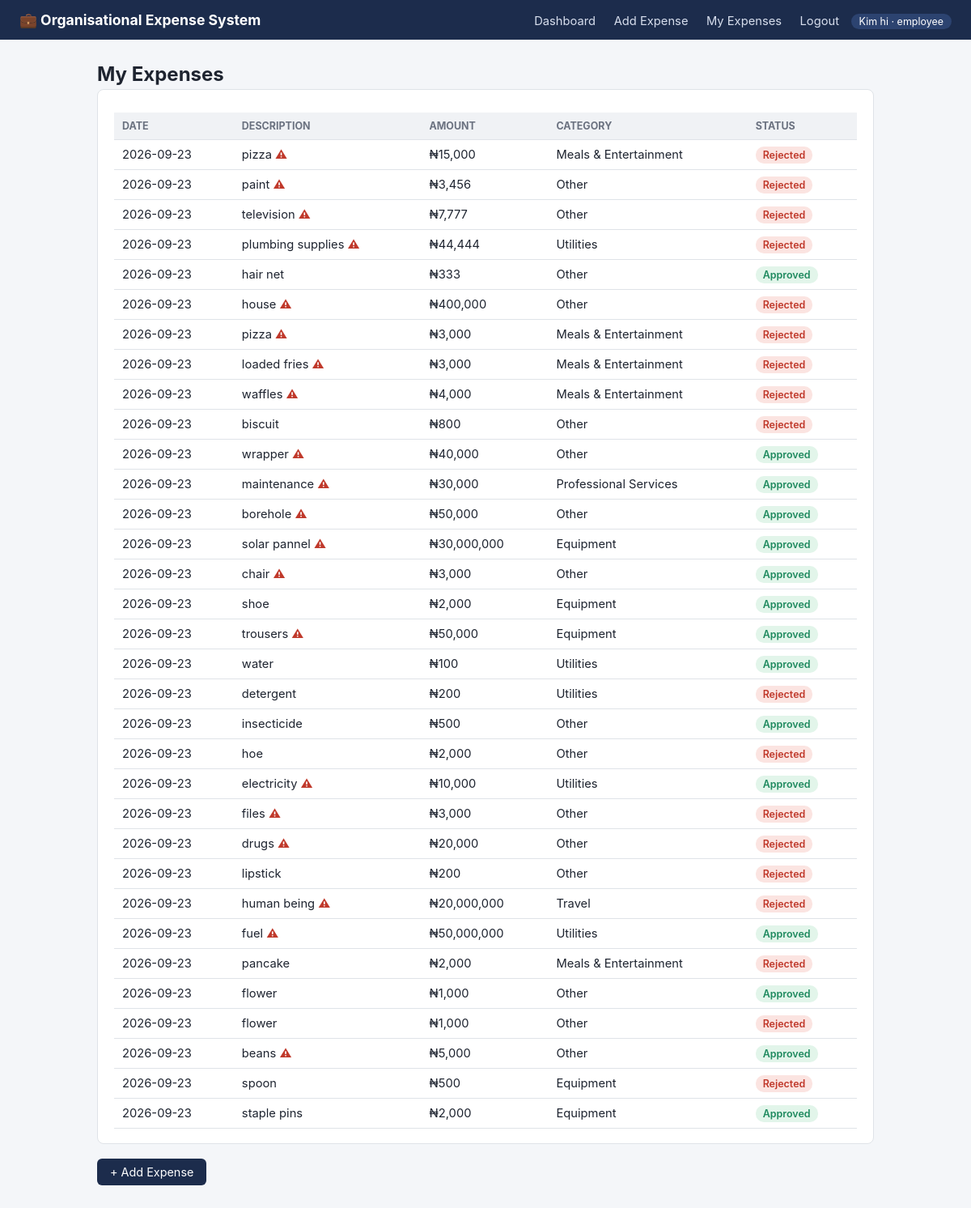
Page /expenses/mine (signed in) on the committed database.
### tables this page shows
CREATE TABLE users (
            user_id INTEGER PRIMARY KEY AUTOINCREMENT,
            name TEXT NOT NULL,
            email TEXT UNIQUE NOT NULL,
            password TEXT NOT NULL,
            department TEXT,
            role TEXT NOT NULL CHECK (role IN ('employee', 'manager', 'admin'))
        , is_active INTEGER NOT NULL DEFAULT 1);

CREATE TABLE expenses (
            expense_id INTEGER PRIMARY KEY AUTOINCREMENT,
            user_id INTEGER NOT NULL,
            description TEXT NOT NULL,
            amount REAL NOT NULL,
            category TEXT,
            department TEXT,
            date TEXT NOT NULL,
            status TEXT NOT NULL DEFAULT 'Pending' CHECK (status IN ('Pending', 'Approved', 'Rejected')),
            flagged INTEGER NOT NULL DEFAULT 0,
            FOREIGN KEY (user_id) REFERENCES users(user_id)
        );

### app.py (the view)
@app.route("/expenses/mine")
@login_required(("employee", "manager", "admin"))
def my_expenses():
    user = current_user()
    conn = get_connection()
    expenses = conn.execute(
        "SELECT * FROM expenses WHERE user_id = ? ORDER BY date DESC", (user["user_id"],)
    ).fetchall()
    conn.close()
    return render_template("my_expenses.html", expenses=expenses)

### app.py (called while the page is built)
def current_user():
    if "user_id" not in session:
        return None
    return {
        "user_id": session["user_id"],
        "name": session["name"],
        "role": session["role"],
        "department": session["department"],
    }

@app.context_processor
def inject_user():
    return {"current_user": current_user()}

### database.py (called while the page is built)
def get_connection():
    conn = sqlite3.connect(DB_PATH)
    conn.row_factory = sqlite3.Row
    conn.execute("PRAGMA foreign_keys = ON")
    return conn

### templates/my_expenses.html (shortened to what this page needs)
{% extends "base.html" %}
{% block content %}
<h1>My Expenses</h1>
<div class="card">
  {% if expenses %}
  <table>
    <tr><th>Date</th><th>Description</th><th>Amount</th><th>Category</th><th>Status</th></tr>
    {% for e in expenses %}
    <tr>
      <td>{{ e.date[:10] }}</td>
      <td>{{ e.description }}{% if e.flagged %} <span class="flag" title="Flagged as unusual">⚠</span>{% endif %}</td>
      <td>₦{{ "{:,.0f}".format(e.amount) }}</td>
      <td>{{ e.category }}</td>
      <td><span class="badge {{ e.status }}">{{ e.status }}</span></td>
    </tr>
    {% endfor %}
  </table>
  {% else %}
  <p class="empty">You haven't submitted any expenses yet.</p>
  {% endif %}
</div>
<a class="btn" href="{{ url_for('new_expense') }}">+ Add Expense</a>
{% endblock %}

### templates/base.html (shortened to what this page needs)
<!DOCTYPE html>
<html lang="en">
<head>
</head>
<body>
<header>
  <div class="brand">💼 Organisational Expense System</div>
  <nav>
    {% if current_user %}
      <a href="{{ url_for('dashboard') }}">Dashboard</a>
      <a href="{{ url_for('new_expense') }}">Add Expense</a>
      <a href="{{ url_for('my_expenses') }}">My Expenses</a>
      <a href="{{ url_for('logout') }}">Logout</a>
      <span class="role-badge">{{ current_user.name }} · {{ current_user.role }}</span>
    {% endif %}
  </nav>
</header>
<main>
  {% block content %}{% endblock %}
</main>
</body>
</html>

### templates/base.html (style rules this page uses)
:root { --navy: #1c2c4c; --navy-light: #2c4370; --green: #1f8a5f; --red: #c0392b; --amber: #b8860b; --bg: #f4f6f9; --border: #dfe3e8; --text: #1e2430; --muted: #6b7280; }
* { box-sizing: border-box; }
body { margin: 0; font-family: -apple-system, BlinkMacSystemFont, "Segoe UI", Roboto, Arial, sans-serif; background: var(--bg); color: var(--text); }
header { background: var(--navy); color: white; padding: 14px 24px; display: flex; justify-content: space-between; align-items: center; flex-wrap: wrap; }
header .brand { font-weight: 700; font-size: 1.1rem; }
nav a { color: #d7deed; text-decoration: none; margin-left: 18px; font-size: 0.92rem; }
.role-badge { background: var(--navy-light); border-radius: 12px; padding: 2px 10px; font-size: 0.78rem; margin-left: 10px; }
main { max-width: 1000px; margin: 28px auto; padding: 0 20px; }
h1 { font-size: 1.5rem; margin-bottom: 4px; }
.card { background: white; border: 1px solid var(--border); border-radius: 8px; padding: 18px 20px; margin-bottom: 18px; }
table { width: 100%; border-collapse: collapse; margin-top: 10px; }
th, td { text-align: left; padding: 9px 10px; border-bottom: 1px solid var(--border); font-size: 0.92rem; }
th { background: #f0f2f5; font-size: 0.78rem; text-transform: uppercase; color: var(--muted); }
.badge { padding: 3px 9px; border-radius: 10px; font-size: 0.78rem; font-weight: 600; }
.badge.Approved { background: #e2f5ea; color: var(--green); }
.badge.Rejected { background: #fbe4e1; color: var(--red); }
.flag { color: var(--red); font-weight: 700; }
.btn { display: inline-block; background: var(--navy); color: white; border: none; padding: 8px 16px; border-radius: 6px; cursor: pointer; font-size: 0.9rem; text-decoration: none; }

### rows in the picture
users: name "Kim hi", role "employee"
expenses: date "2026-09-23", description "pizza", amount "15,000", category "Meals & Entertainment", status "Rejected"
expenses: date "2026-09-23", description "paint", amount "3,456", category "Other", status "Rejected"
expenses: date "2026-09-23", description "television", amount "7,777", category "Other", status "Rejected"
expenses: date "2026-09-23", description "plumbing supplies", amount "44,444", category "Utilities", status "Rejected"
expenses: date "2026-09-23", description "hair net", amount "333", category "Other", status "Approved"
expenses: date "2026-09-23", description "house", amount "400,000", category "Other", status "Rejected"
expenses: date "2026-09-23", description "pizza", amount "3,000", category "Meals & Entertainment", status "Rejected"
expenses: date "2026-09-23", description "loaded fries", amount "3,000", category "Meals & Entertainment", status "Rejected"
expenses: date "2026-09-23", description "waffles", amount "4,000", category "Meals & Entertainment", status "Rejected"
expenses: date "2026-09-23", description "biscuit", amount "800", category "Other", status "Rejected"
expenses: date "2026-09-23", description "wrapper", amount "40,000", category "Other", status "Approved"
expenses: date "2026-09-23", description "maintenance", amount "30,000", category "Professional Services", status "Approved"
expenses: date "2026-09-23", description "borehole", amount "50,000", category "Other", status "Approved"
expenses: date "2026-09-23", description "solar pannel", amount "30,000,000", category "Equipment", status "Approved"
expenses: date "2026-09-23", description "chair", amount "3,000", category "Other", status "Approved"
expenses: date "2026-09-23", description "shoe", amount "2,000", category "Equipment", status "Approved"
expenses: date "2026-09-23", description "trousers", amount "50,000", category "Equipment", status "Approved"
expenses: date "2026-09-23", description "water", amount "100", category "Utilities", status "Approved"
expenses: date "2026-09-23", description "detergent", amount "200", category "Utilities", status "Rejected"
expenses: date "2026-09-23", description "insecticide", amount "500", category "Other", status "Approved"
expenses: date "2026-09-23", description "hoe", amount "2,000", category "Other", status "Rejected"
expenses: date "2026-09-23", description "electricity", amount "10,000", category "Utilities", status "Approved"
expenses: date "2026-09-23", description "files", amount "3,000", category "Other", status "Rejected"
expenses: date "2026-09-23", description "drugs", amount "20,000", category "Other", status "Rejected"
expenses: date "2026-09-23", description "lipstick", amount "200", category "Other", status "Rejected"
expenses: date "2026-09-23", description "human being", amount "20,000,000", category "Travel", status "Rejected"
expenses: date "2026-09-23", description "fuel", amount "50,000,000", category "Utilities", status "Approved"
expenses: date "2026-09-23", description "pancake", amount "2,000", category "Meals & Entertainment", status "Rejected"
expenses: date "2026-09-23", description "flower", amount "1,000", category "Other", status "Approved"
expenses: date "2026-09-23", description "flower", amount "1,000", category "Other", status "Rejected"
expenses: date "2026-09-23", description "beans", amount "5,000", category "Other", status "Approved"
expenses: date "2026-09-23", description "spoon", amount "500", category "Equipment", status "Rejected"
expenses: date "2026-09-23", description "staple pins", amount "2,000", category "Equipment", status "Approved"
